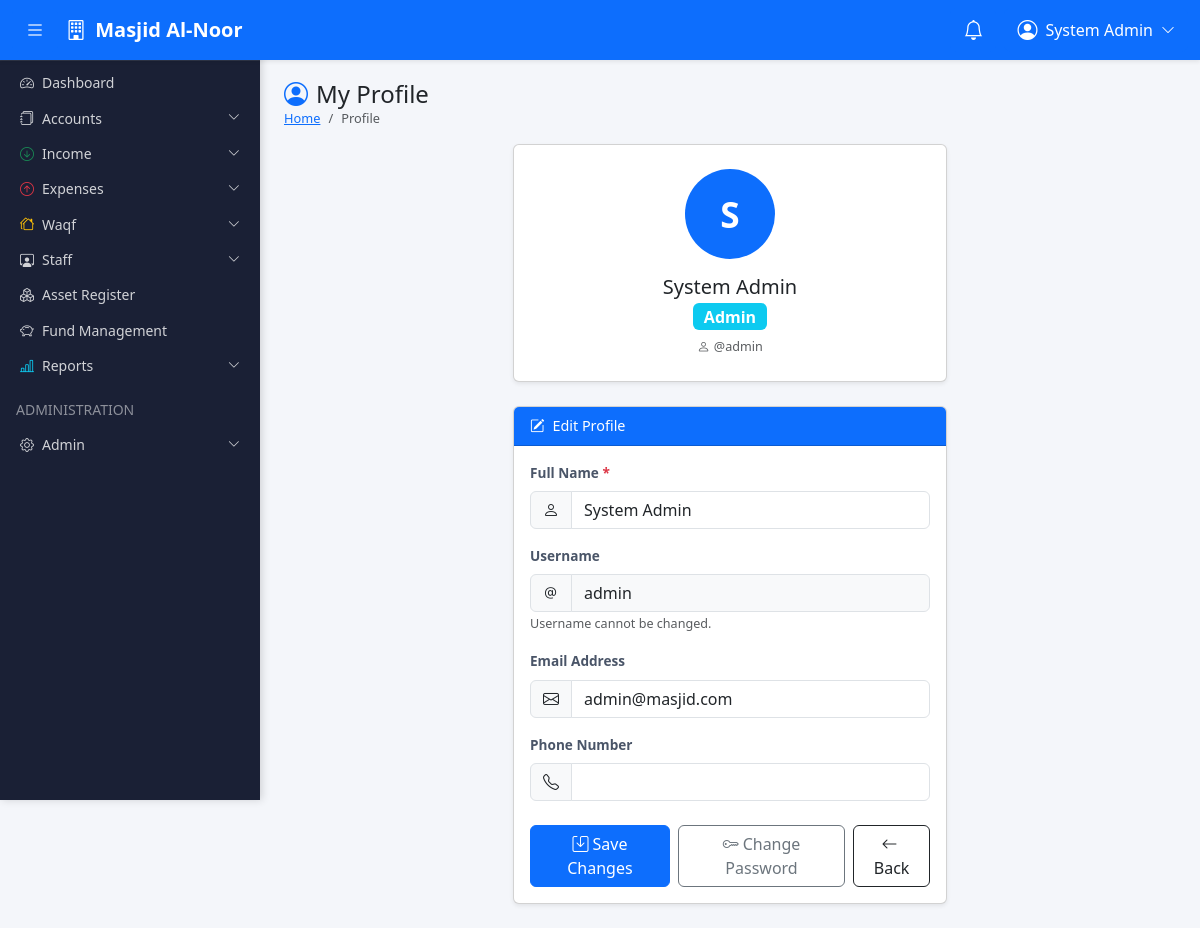
The page /pages/profile.php (signed in) on the database its author committed.
### tables this page shows
CREATE TABLE `masjid_profile` (
  `id` int(11) NOT NULL AUTO_INCREMENT,
  `masjid_name` varchar(200) NOT NULL,
  `registration_number` varchar(100),
  `waqf_registration` varchar(100),
  `address` text,
  `city` varchar(100),
  `state` varchar(100),
  `pincode` varchar(10),
  `phone` varchar(20),
  `email` varchar(150),
  `website` varchar(200),
  `logo` varchar(255),
  `committee_period` varchar(100),
  `established_year` year,
  `bank_name` varchar(200),
  `bank_account` varchar(50),
  `bank_ifsc` varchar(20),
  `bank_branch` varchar(200),
  `created_at` timestamp NOT NULL DEFAULT CURRENT_TIMESTAMP,
  `updated_at` timestamp NOT NULL DEFAULT CURRENT_TIMESTAMP ON UPDATE CURRENT_TIMESTAMP,
  PRIMARY KEY (`id`)
);

CREATE TABLE `users` (
  `id` int(11) NOT NULL AUTO_INCREMENT,
  `name` varchar(100) NOT NULL,
  `username` varchar(50) NOT NULL UNIQUE,
  `email` varchar(150),
  `password` varchar(255) NOT NULL,
  `role_id` int(11) NOT NULL DEFAULT 1,
  `phone` varchar(20),
  `profile_image` varchar(255),
  `status` enum('active','inactive') NOT NULL DEFAULT 'active',
  `last_login` datetime,
  `last_ip` varchar(45),
  `created_at` timestamp NOT NULL DEFAULT CURRENT_TIMESTAMP,
  `updated_at` timestamp NOT NULL DEFAULT CURRENT_TIMESTAMP ON UPDATE CURRENT_TIMESTAMP,
  PRIMARY KEY (`id`),
  KEY `role_id` (`role_id`),
  CONSTRAINT `fk_user_role` FOREIGN KEY (`role_id`) REFERENCES `roles` (`id`)
);

CREATE TABLE `roles` (
  `id` int(11) NOT NULL AUTO_INCREMENT,
  `role_name` varchar(50) NOT NULL,
  `description` text,
  `created_at` timestamp NOT NULL DEFAULT CURRENT_TIMESTAMP,
  PRIMARY KEY (`id`)
);

### config/database.php (called while the page is built, shortened)
<?php
class Database {
    private static $instance = null;
    private $pdo;
    private function __construct() {
        $dsn = 'mysql:host=' . DB_HOST . ';dbname=' . DB_NAME . ';charset=' . DB_CHARSET;
        $options = [
            PDO::ATTR_ERRMODE            => PDO::ERRMODE_EXCEPTION,
            PDO::ATTR_DEFAULT_FETCH_MODE => PDO::FETCH_ASSOC,
            PDO::ATTR_EMULATE_PREPARES   => false,
        ];
        try {
            $this->pdo = new PDO($dsn, DB_USER, DB_PASS, $options);
        } catch (PDOException $e) {
            die('Database connection failed: ' . $e->getMessage());
        }
    }
    public static function getInstance(): Database {
        if (self::$instance === null) {
            self::$instance = new Database();
        }
        return self::$instance;
    }
    public function getConnection(): PDO {
        return $this->pdo;
    }
}
function db(): PDO {
    return Database::getInstance()->getConnection();
}

### app/helpers/functions.php (called while the page is built, shortened)
<?php
function getMasjidProfile(): array {
    static $profile = null;
    if ($profile === null) {
        $stmt = db()->query("SELECT * FROM masjid_profile LIMIT 1");
        $profile = $stmt->fetch() ?: ['masjid_name' => 'Masjid ERP'];
    }
    return $profile;
}

### pages/profile.php (the view, shortened to what this page needs)
<?php
$pdo  = db();
$user = currentUser();
$stmt = $pdo->prepare("SELECT u.*, r.role_name FROM users u JOIN roles r ON r.id = u.role_id WHERE u.id = ?");
$stmt->execute([$user['id']]);
$userData = $stmt->fetch();
require_once __DIR__ . '/../templates/header.php';
?>
<div class="wrapper d-flex">
<?php require_once __DIR__ . '/../templates/sidebar.php'; ?>
<div class="main-content flex-grow-1">
<?php require_once __DIR__ . '/../templates/navbar.php'; ?>
<div class="content-area p-3 p-md-4" style="margin-top:56px;">
<div class="d-flex justify-content-between align-items-center mb-3">
    <div>
        <h4 class="mb-0"><i class="bi bi-person-circle me-2 text-primary"></i>My Profile</h4>
        <nav aria-label="breadcrumb"><ol class="breadcrumb mb-0 small">
            <li class="breadcrumb-item"><a href="<?= BASE_PATH ?>/dashboard.php">Home</a></li>
            <li class="breadcrumb-item active">Profile</li>
        </ol></nav>
    </div>
</div>
<div class="row justify-content-center">
    <div class="col-12 col-md-8 col-lg-6">
        <div class="card shadow-sm mb-4">
            <div class="card-body text-center py-4">
                <div class="bg-primary text-white rounded-circle d-inline-flex align-items-center justify-content-center mb-3"
                     style="width:90px;height:90px;font-size:2.2rem;font-weight:bold;">
                    <?= strtoupper(substr($userData['name'], 0, 1)) ?>
                </div>
                <h5 class="mb-1"><?= htmlspecialchars($userData['name']) ?></h5>
                <span class="badge bg-info fs-6 mb-2"><?= htmlspecialchars($userData['role_name']) ?></span>
                <div class="text-muted small">
                    <i class="bi bi-person me-1"></i>@<?= htmlspecialchars($userData['username']) ?>
                </div>
            </div>
        </div>
        <div class="card shadow-sm">
            <div class="card-header bg-primary text-white">
                <i class="bi bi-pencil-square me-2"></i>Edit Profile
            </div>
            <div class="card-body">
                <form method="POST">
                    <div class="mb-3">
                        <label class="form-label fw-semibold">Full Name <span class="text-danger">*</span></label>
                        <div class="input-group">
                            <span class="input-group-text"><i class="bi bi-person"></i></span>
                            <input type="text" name="name" class="form-control" value="<?= htmlspecialchars($userData['name']) ?>" required>
                        </div>
                    </div>
                    <div class="mb-3">
                        <label class="form-label fw-semibold">Username</label>
                        <div class="input-group">
                            <span class="input-group-text"><i class="bi bi-at"></i></span>
                            <input type="text" class="form-control bg-light" value="<?= htmlspecialchars($userData['username']) ?>" disabled>
                        </div>
                        <small class="text-muted">Username cannot be changed.</small>
                    </div>
                    <div class="mb-3">
                        <label class="form-label fw-semibold">Email Address</label>
                        <div class="input-group">
                            <span class="input-group-text"><i class="bi bi-envelope"></i></span>
                            <input type="email" name="email" class="form-control" value="<?= htmlspecialchars($userData['email'] ?? '') ?>">
                        </div>
                    </div>
                    <div class="mb-4">
                        <label class="form-label fw-semibold">Phone Number</label>
                        <div class="input-group">
                            <span class="input-group-text"><i class="bi bi-telephone"></i></span>
                            <input type="text" name="phone" class="form-control" value="<?= htmlspecialchars($userData['phone'] ?? '') ?>">
                        </div>
                    </div>
                    <div class="d-flex gap-2">
                        <button type="submit" class="btn btn-primary">
                            <i class="bi bi-save me-1"></i>Save Changes
                        </button>
                        <a href="<?= BASE_PATH ?>/pages/change_password.php" class="btn btn-outline-secondary">
                            <i class="bi bi-key me-1"></i>Change Password
                        </a>
                        <a href="<?= BASE_PATH ?>/dashboard.php" class="btn btn-outline-dark ms-auto">
                            <i class="bi bi-arrow-left me-1"></i>Back
                        </a>
                    </div>
                </form>
            </div>
        </div>
    </div>
</div>
</div></div></div>
<?php require_once __DIR__ . '/../templates/footer.php'; ?>

### templates/navbar.php (shortened to what this page needs)
<nav class="navbar navbar-expand-lg navbar-dark bg-primary fixed-top shadow-sm" id="mainNavbar">
    <div class="container-fluid">
        <button class="btn btn-primary me-2" id="sidebarToggle" type="button">
            <i class="bi bi-list fs-5"></i>
        </button>
        <a class="navbar-brand fw-bold" href="<?= BASE_PATH ?>/dashboard.php">
            <i class="bi bi-building me-1"></i>
            <?= htmlspecialchars($_masjidProfile['masjid_name'] ?? APP_NAME) ?>
        </a>
        <div class="d-flex align-items-center ms-auto gap-2">
            <div class="dropdown">
                <button class="btn btn-primary position-relative" type="button" data-bs-toggle="dropdown">
                    <i class="bi bi-bell fs-5"></i>
                </button>
            </div>
            <div class="dropdown">
                <button class="btn btn-primary d-flex align-items-center gap-2" type="button" data-bs-toggle="dropdown">
                    <i class="bi bi-person-circle fs-5"></i>
                    <span class="d-none d-md-inline"><?= htmlspecialchars($_SESSION['user']['name'] ?? 'User') ?></span>
                    <i class="bi bi-chevron-down small"></i>
                </button>
            </div>
        </div>
    </div>
</nav>

### assets/css/style.css (style rules this page uses)
:root { --sidebar-width: 260px; --sidebar-bg: #1a2035; --sidebar-hover: #2a3050; --sidebar-active: #1976d2; --primary: #1976d2; --navbar-height: 56px; }
body { font-family: 'Segoe UI', Tahoma, Geneva, Verdana, sans-serif; background-color: #f4f6fa; font-size: 0.9rem; }
.wrapper { min-height: 100vh; }
.main-content { margin-left: var(--sidebar-width); transition: margin 0.3s ease; min-height: 100vh; }
.content-area { min-height: calc(100vh - var(--navbar-height)); }
.breadcrumb { margin-bottom: 0; font-size: 0.8rem; }
.form-label { font-weight: 500; color: #4a5568; font-size: 0.85rem; }

### rows shown on the page
masjid_profile: masjid_name "Masjid Al-Noor"
users: name "S", name "System Admin", role.role_name "Admin", username "admin", email "admin@masjid.com"

### other values the page prints
$_SESSION['user']['name'] "System Admin"
